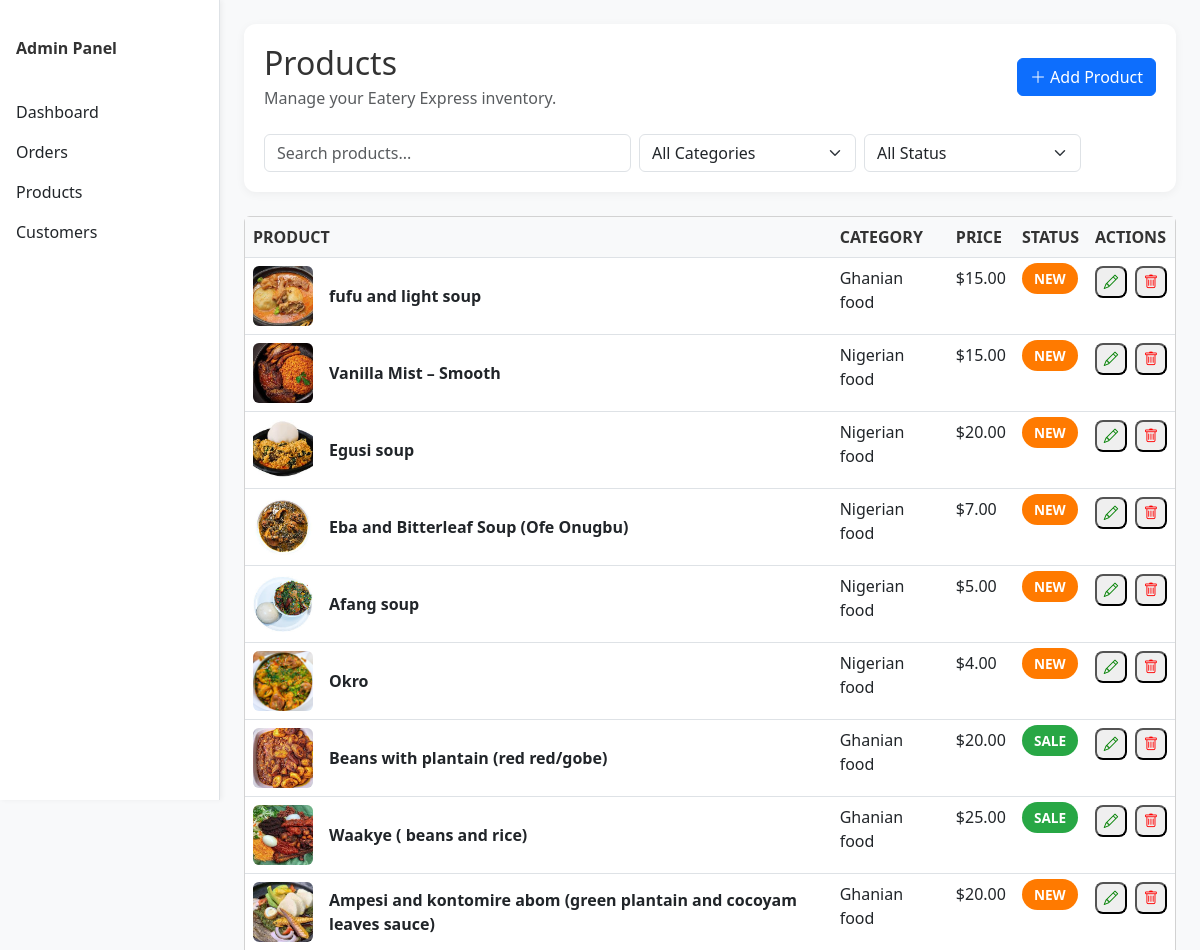
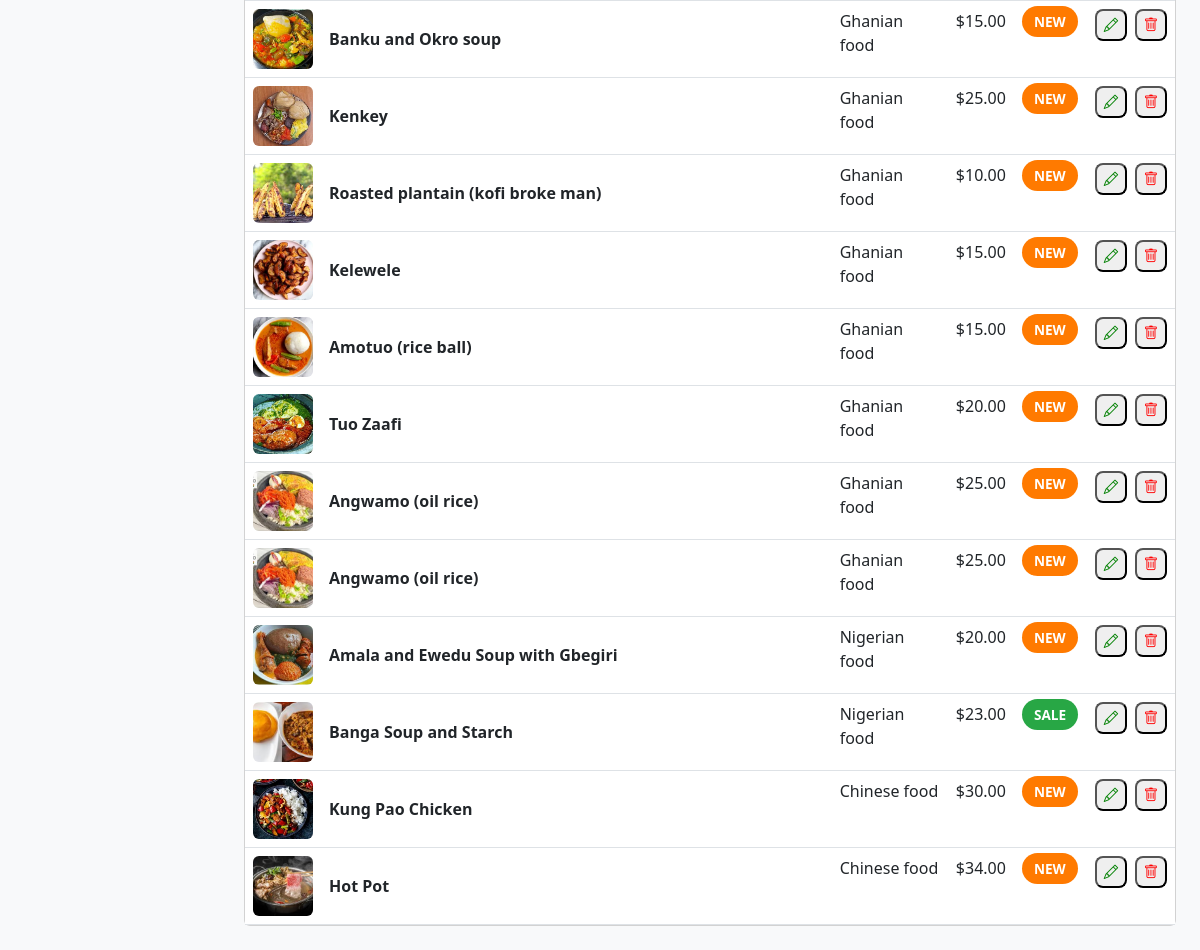
The page /admin_product/ (signed in) on the database its author committed (2 pictures, top to bottom).
### App/models.py (models this page shows, shortened)
class Product(models.Model):
    name = models.CharField(max_length=200)
    description = models.TextField()
    price = models.DecimalField(max_digits=10, decimal_places=2)
    image = models.ImageField(upload_to='products/')
    category = models.ForeignKey(Category, on_delete=models.CASCADE)
    roast_level = models.CharField(max_length=20, choices=[
        ('light', 'Light'),
        ('medium', 'Medium'),
        ('dark', 'Dark'),
    ], blank=True, null=True)
    origin = models.CharField(max_length=100, blank=True, null=True)
    is_new = models.BooleanField(default=False)
    is_on_sale = models.BooleanField(default=False)
    created_at = models.DateTimeField(auto_now_add=True)

class Category(models.Model):
    name = models.CharField(max_length=100)
    icon = models.CharField(max_length=50, help_text="Bootstrap Icons class, e.g., 'bi-cup-hot'")

### App/views.py (the view)
# urls.py: path("admin_product/", views.admin_product, name="admin_product"),
@staff_member_required
def admin_product(request):
    products = Product.objects.select_related('category').all()
    categories = Category.objects.all()
    return render(request, 'admin_product.html', {'products': products, 'categories': categories})

### App/context_processors.py (called while the page is built, shortened)
def cart_item_count(request):
    count = 0
    if request.user.is_authenticated:
        try:
            cart = Cart.objects.get(user=request.user)
            count = cart.items.count()
        except Cart.DoesNotExist:
            count = 0
    return {'cart_item_count': count}

### App/templates/Admin_product.html (shortened to what this page needs)
{% load static %}
{% block content %}
<!DOCTYPE html>
<html lang="en">
<head>
    <link href="https://cdn.jsdelivr.net/npm/bootstrap@5.3.0/dist/css/bootstrap.min.css" rel="stylesheet">
    <link rel="stylesheet" href="https://cdn.jsdelivr.net/npm/bootstrap-icons@1.10.0/font/bootstrap-icons.css">
</head>
<body>
    <div class="sidebar">
        <div class="sidebar-header p-3">
            <strong>Admin Panel</strong>
        </div>
        <div class="sidebar-nav p-3">
            <a href="{% url 'dashboard' %}" class="d-block py-2 text-decoration-none text-dark">Dashboard</a>
            <a href="{% url 'admin_order' %}" class="d-block py-2 text-decoration-none text-dark">Orders</a>
            <a href="{% url 'admin_product' %}" class="d-block py-2 text-decoration-none text-dark active">Products</a>
            <a href="{% url 'admin_customer' %}" class="d-block py-2 text-decoration-none text-dark">Customers</a>
        </div>
    </div>
    <div class="main-content">
        <div class="page-header">
            <div class="d-flex flex-wrap justify-content-between align-items-center">
                <div>
                    <h2 class="mb-1">Products</h2>
                    <p class="text-muted mb-0">Manage your Eatery Express inventory.</p>
                </div>
                <button type="button" class="btn btn-primary" data-bs-toggle="modal" data-bs-target="#addProductModal">
                    <i class="bi bi-plus-lg"></i> Add Product
                </button>
            </div>
            <div class="row g-2 mt-3">
                <div class="col-md-5">
                    <input type="text" class="form-control" id="searchInput" placeholder="Search products..." onkeyup="filterTable()">
                </div>
                <div class="col-md-3">
                    <select class="form-select" id="categoryFilter" onchange="filterTable()">
                        <option value="">All Categories</option>
                    </select>
                </div>
                <div class="col-md-3">
                    <select class="form-select" id="statusFilter" onchange="filterTable()">
                        <option value="">All Status</option>
                    </select>
                </div>
            </div>
        </div>
        <div class="card">
            <div class="table-responsive">
                <table class="table table-hover mb-0">
                    <thead>
                        <tr>
                            <th>PRODUCT</th>
                            <th class="d-none-md">CATEGORY</th>
                            <th>PRICE</th>
                            <th>STATUS</th>
                            <th>ACTIONS</th>
                        </tr>
                    </thead>
                    <tbody id="productTableBody">
                        {% for product in products %}
                        <tr class="expand-row"
                            onclick="toggleExpand(this)"
                            data-name="{{ product.name|lower }}"
                            data-category="{{ product.category.name|lower }}"
                            data-status="{% if product.is_new %}new{% elif product.is_on_sale %}sale{% else %}regular{% endif %}">
                            <td>
                                <div class="d-flex align-items-center">
                                    <img src="{{ product.image.url }}" class="product-image me-3" alt="{{ product.name }}">
                                    <div>
                                        <div class="fw-bold">{{ product.name }}</div>
                                    </div>
                                </div>
                            </td>
                            <td class="d-none-md">{{ product.category.name }}</td>
                            <td>${{ product.price|floatformat:2 }}</td>
                            <td>
                                {% if product.is_new %}
                                    <span class="status-badge badge-new">NEW</span>
                                {% elif product.is_on_sale %}
                                    <span class="status-badge badge-sale">SALE</span>
                                {% else %}
                                    <span class="status-badge badge-regular">Regular</span>
                                {% endif %}
                            </td>
                            <td>
                                <div class="d-flex gap-2">
                                    <button class="action-btn btn-outline-primary"
                                            data-bs-toggle="modal"
                                            data-bs-target="#editProductModal{{ product.id }}">
                                        <i class="bi bi-pencil" style="color:green;"></i>
                                    </button>
                                    <form method="POST" action="{% url 'delete_product' product.id %}" class="d-inline" onsubmit="return confirm('Delete this product?')">
                                        <button type="submit" class="action-btn btn-outline-danger">
                                            <i class="bi bi-trash" style="color: red;"></i>
                                        </button>
                                    </form>
                                </div>
                            </td>
                        </tr>
                        {% endfor %}
                    </tbody>
                </table>
            </div>
        </div>
    </div>
</body>
</html>
{% endblock %}

### App/templates/Admin_product.html (style rules this page uses)
:root { --primary: #ff7a00; --secondary: #f9f7f5; --dark: #333; --light: #fff; --success: #28a745; --info: #17a2b8; --warning: #ffc107; --danger: #dc3545; }
body { font-family: 'Segoe UI', Tahoma, Geneva, Verdana, sans-serif; background-color: #f8f9fa; color: var(--dark); }
.sidebar { width: 220px; position: fixed; top: 0; left: 0; height: 100vh; background: white; border-right: 1px solid #dee2e6; padding-top: 20px; box-shadow: 2px 0 5px rgba(0,0,0,0.05); overflow-y: auto; }
.main-content { margin-left: 220px; padding: 24px; min-height: 100vh; }
.page-header { background: white; padding: 20px; border-radius: 12px; box-shadow: 0 2px 10px rgba(0,0,0,0.05); margin-bottom: 24px; }
.table thead th { background: #f8f9fa; font-weight: 600; color: var(--dark); }
.product-image { width: 60px; height: 60px; object-fit: cover; border-radius: 6px; }
.status-badge { padding: 6px 12px; border-radius: 20px; font-size: 0.85rem; font-weight: bold; }
.badge-new { background: var(--primary); color: white; }
.badge-sale { background: var(--success); color: white; }
.action-btn { width: 32px; height: 32px; border-radius: 8px; display: flex; align-items: center; justify-content: center; font-size: 0.9rem; }
.expand-row { cursor: pointer; transition: background 0.2s; }

### rows shown on the page
Product: image (picture), name "fufu and light soup", category.name "Ghanian food", price "15.00", is_new "NEW"
Product: image (picture), name "Vanilla Mist – Smooth", category.name "Nigerian food", price "15.00", is_new "NEW"
Product: image (picture), name "Egusi soup", category.name "Nigerian food", price "20.00", is_new "NEW"
Product: image (picture), name "Eba and Bitterleaf Soup (Ofe Onugbu)", category.name "Nigerian food", price "7.00", is_new "NEW"
Product: image (picture), name "Afang soup", category.name "Nigerian food", price "5.00", is_new "NEW"
Product: image (picture), name "Okro", category.name "Nigerian food", price "4.00", is_new "NEW"
Product: image (picture), name "Beans with plantain (red red/gobe)", category.name "Ghanian food", price "20.00", is_new "SALE"
Product: image (picture), name "Waakye ( beans and rice)", category.name "Ghanian food", price "25.00", is_new "SALE"
Product: image (picture), name "Ampesi and kontomire abom (green plantain and cocoyam leaves sauce)", category.name "Ghanian food", price "20.00", is_new "NEW"
Product: image (picture), name "Banku and Okro soup", category.name "Ghanian food", price "15.00", is_new "NEW"
Product: image (picture), name "Kenkey", category.name "Ghanian food", price "25.00", is_new "NEW"
Product: image (picture), name "Roasted plantain (kofi broke man)", category.name "Ghanian food", price "10.00", is_new "NEW"
Product: image (picture), name "Kelewele", category.name "Ghanian food", price "15.00", is_new "NEW"
Product: image (picture), name "Amotuo (rice ball)", category.name "Ghanian food", price "15.00", is_new "NEW"
Product: image (picture), name "Tuo Zaafi", category.name "Ghanian food", price "20.00", is_new "NEW"
Product: image (picture), name "Angwamo (oil rice)", category.name "Ghanian food", price "25.00", is_new "NEW"
Product: image (picture), name "Angwamo (oil rice)", category.name "Ghanian food", price "25.00", is_new "NEW"
Product: image (picture), name "Amala and Ewedu Soup with Gbegiri", category.name "Nigerian food", price "20.00", is_new "NEW"
Product: image (picture), name "Banga Soup and Starch", category.name "Nigerian food", price "23.00", is_new "SALE"
Product: image (picture), name "Kung Pao Chicken", category.name "Chinese food", price "30.00", is_new "NEW"
Product: image (picture), name "Hot Pot", category.name "Chinese food", price "34.00", is_new "NEW"
